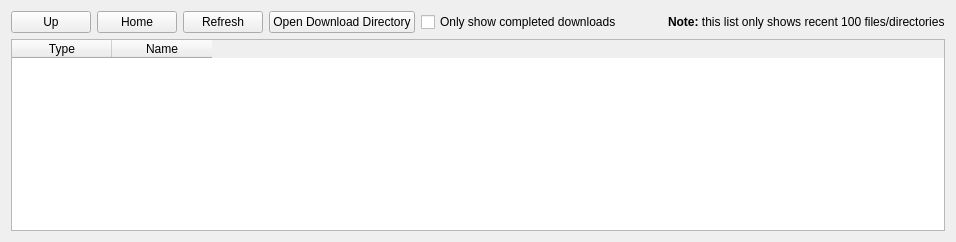
      <widget class="QWidget" name="tab_5">
       <attribute name="icon">
        <iconset resource="icons.qrc">
         <normaloff>:/icons/folder_download.png</normaloff>:/icons/folder_download.png</iconset>
       </attribute>
       <attribute name="title">
        <string>Downloads</string>
       </attribute>
       <layout class="QVBoxLayout" name="verticalLayout_10">
        <item>
         <layout class="QHBoxLayout" name="horizontalLayout_19">
          <item>
           <widget class="QPushButton" name="pbLibraryUp">
            <property name="toolTip">
             <string>Up one level</string>
            </property>
            <property name="text">
             <string>Up</string>
            </property>
            <property name="icon">
             <iconset resource="icons.qrc">
              <normaloff>:/icons/up.png</normaloff>:/icons/up.png</iconset>
            </property>
            <property name="iconSize">
             <size>
              <width>22</width>
              <height>22</height>
             </size>
            </property>
           </widget>
          </item>
          <item>
           <widget class="QPushButton" name="pbLibraryHome">
            <property name="toolTip">
             <string>Go Download Directory</string>
            </property>
            <property name="text">
             <string>Home</string>
            </property>
            <property name="icon">
             <iconset resource="icons.qrc">
              <normaloff>:/icons/home.png</normaloff>:/icons/home.png</iconset>
            </property>
            <property name="iconSize">
             <size>
              <width>22</width>
              <height>22</height>
             </size>
            </property>
           </widget>
          </item>
          <item>
           <widget class="QPushButton" name="pbLibraryRefresh">
            <property name="toolTip">
             <string>Reload content in Download directory</string>
            </property>
            <property name="text">
             <string>Refresh</string>
            </property>
            <property name="icon">
             <iconset resource="icons.qrc">
              <normaloff>:/icons/button_blue_repeat.png</normaloff>:/icons/button_blue_repeat.png</iconset>
            </property>
            <property name="iconSize">
             <size>
              <width>22</width>
              <height>22</height>
             </size>
            </property>
           </widget>
          </item>
          <item>
           <widget class="QPushButton" name="pbLibraryDowloadFolder">
            <property name="toolTip">
             <string>Open Download directory in File Manager</string>
            </property>
            <property name="text">
             <string>Open Download Directory</string>
            </property>
            <property name="icon">
             <iconset resource="icons.qrc">
              <normaloff>:/icons/folder_open.png</normaloff>:/icons/folder_open.png</iconset>
            </property>
            <property name="iconSize">
             <size>
              <width>22</width>
              <height>22</height>
             </size>
            </property>
           </widget>
          </item>
          <item>
           <widget class="QCheckBox" name="onlyCompletedCheckBox">
            <property name="text">
             <string>Only show completed downloads</string>
            </property>
           </widget>
          </item>
          <item>
           <spacer name="horizontalSpacer_4">
            <property name="orientation">
             <enum>Qt::Horizontal</enum>
            </property>
            <property name="sizeHint" stdset="0">
             <size>
              <width>40</width>
              <height>20</height>
             </size>
            </property>
           </spacer>
          </item>
          <item>
           <widget class="QLabel" name="label_7">
            <property name="text">
             <string>&lt;html&gt;&lt;head/&gt;&lt;body&gt;&lt;p&gt;&lt;span style=&quot; font-weight:700;&quot;&gt;Note: &lt;/span&gt;this list only shows recent 100 files/directories&lt;/p&gt;&lt;/body&gt;&lt;/html&gt;</string>
            </property>
           </widget>
          </item>
         </layout>
        </item>
        <item>
         <widget class="QTableWidget" name="tableWidgetLibrary">
          <property name="editTriggers">
           <set>QAbstractItemView::NoEditTriggers</set>
          </property>
          <property name="tabKeyNavigation">
           <bool>false</bool>
          </property>
          <property name="showDropIndicator" stdset="0">
           <bool>false</bool>
          </property>
          <property name="selectionMode">
           <enum>QAbstractItemView::NoSelection</enum>
          </property>
          <property name="selectionBehavior">
           <enum>QAbstractItemView::SelectItems</enum>
          </property>
          <property name="verticalScrollMode">
           <enum>QAbstractItemView::ScrollPerPixel</enum>
          </property>
          <property name="gridStyle">
           <enum>Qt::SolidLine</enum>
          </property>
          <column>
           <property name="text">
            <string>Type</string>
           </property>
          </column>
          <column>
           <property name="text">
            <string notr="true">Name</string>
           </property>
          </column>
         </widget>
        </item>
       </layout>
      </widget>
